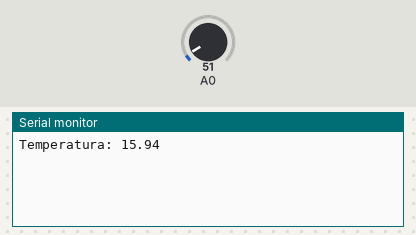
A sketch run on a simulated Arduino Uno, built with avr-gcc and run on an emulated ATmega328P. Parts: the last lines printed to the serial monitor. The inputs (shaded band) are chosen by the test bench; at power-on: A0 = 51.

Above: at 1.8 s.
1.9 s: A0 set to 61
At 2.8 s:
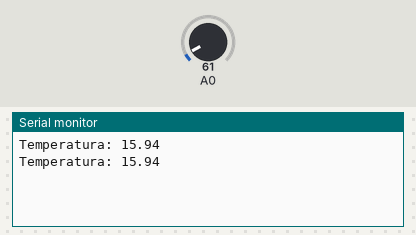
3.4 s: A0 set to 71
At 4.8 s:
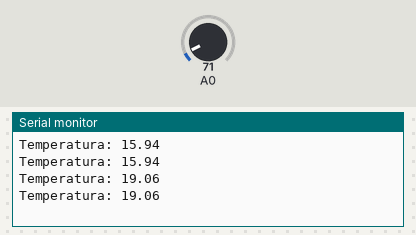
Timing chart, 0 to 6.4 s (numbered marks = the images above; inputs shaded):
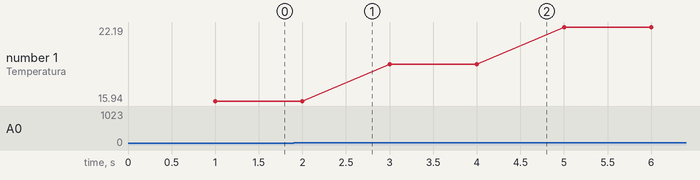

Measured:
- plotted number 1: 15.94 → 19.06 after the input at 1.9 s, 19.06 → 22.19 after the input at 3.4 s

The sketch:

Temperatura.ino
```cpp
// Reto 2- Actuadores y Sensores
// Carlos Andres Osorno Tejada
// Codigo para lectura de Sensor LM35 con MKR1000


float   temp;                          // definir la variable valor como una variable tipo flotante para la operacion matematica de conversion

void setup()
  {
      Serial.begin(9600);                 // Inicio de comunicación Serial
  }

void loop()
 {
    temp = analogRead(0) ;            // selecciona la entrada analoga 0
    temp = (3.2*temp*100.0)/1024.0; //fórmula que convierte el valor obtenido del pin análogo al que se encuentra conectado nuestro LM35 a grados Celsius
    delay(1000);                      // llama un retardo de 200 milisegundo
    Serial.print("Temperatura: ");  // muestra mensaje CONVERSOR A/D
    Serial.println(temp);           // muestra el valor numérico de la conversión
 }
```
